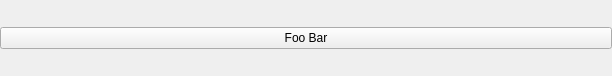
<?xml version="1.0" encoding="UTF-8"?>
<ui version="4.0">
 <class>qSlicerModule1FooBarWidget</class>
 <widget class="QWidget" name="qSlicerModule1FooBarWidget">
  <property name="geometry">
   <rect>
    <x>0</x>
    <y>0</y>
    <width>612</width>
    <height>76</height>
   </rect>
  </property>
  <property name="windowTitle">
   <string>Foo bar</string>
  </property>
  <layout class="QVBoxLayout" name="verticalLayout">
   <property name="leftMargin">
    <number>0</number>
   </property>
   <property name="topMargin">
    <number>0</number>
   </property>
   <property name="rightMargin">
    <number>0</number>
   </property>
   <property name="bottomMargin">
    <number>0</number>
   </property>
   <item>
    <widget class="QPushButton" name="FooBarButton">
     <property name="text">
      <string>Foo Bar</string>
     </property>
    </widget>
   </item>
  </layout>
 </widget>
 <resources/>
 <connections/>
</ui>
